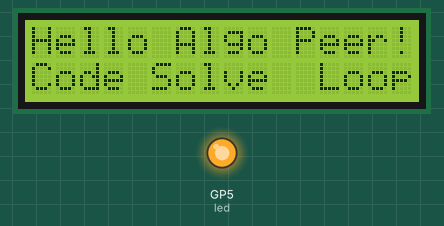
Bench run of a program on a simulated Raspberry Pi Pico running MicroPython. Shown: 16×2 character LCD, output pins drawn as LEDs (lit = HIGH). Library files of the repository ran but are not shown: pico_i2c_lcd.py. At 5.1 s the program stops and its outputs stay as they are.

Above: at 0.2 s.
At 5.2 s:
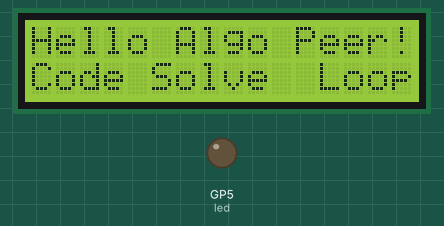
Timing chart, 0 to 6.6 s (numbered marks = the images above):
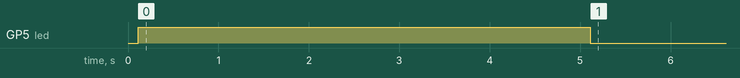

The program:

LCDTest.py
```python
from pico_i2c_lcd import I2cLcd
from machine import I2C
from machine import Pin
import utime as time

i2c = I2C(id=0,scl=Pin(1),sda=Pin(0),freq=100000)
lcd = I2cLcd(i2c, 0x27, 2, 16) # LCD 16x2

lcd.putstr('Hello Algo Peer!')
lcd.putstr('Code Solve  Loop')

led = Pin(5, Pin.OUT)  # Configure pin 5 as an output

# Turn on the LED
led.value(1)

# Wait for a few seconds
time.sleep(5)

# Turn off the LED
led.value(0)
```

Measured:
- by itself, GP5 (led): LOW → HIGH at 0.11 s, → LOW 5.0 s later
